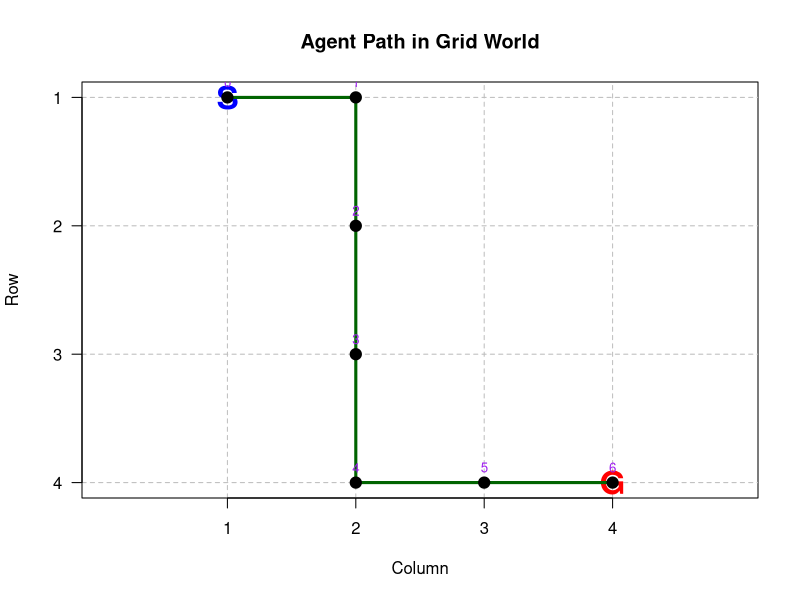

Reproduce this figure in R.
#-----------------------------
# Grid World Path Visualization
#-----------------------------

grid_size <- 4

# Agent path (Row, Column)
x <- c(1,1,2,3,4,4,4)   # Rows
y <- c(1,2,2,2,2,3,4)   # Columns

plot(1:grid_size,
     1:grid_size,
     type = "n",
     xlim = c(1, grid_size),
     ylim = c(grid_size, 1),
     xlab = "Column",
     ylab = "Row",
     main = "Agent Path in Grid World",
     xaxt = "n",
     yaxt = "n",
     asp = 1)

# Draw grid
abline(v = 1:grid_size, col = "gray", lty = 2)
abline(h = 1:grid_size, col = "gray", lty = 2)

# Axis labels
axis(1, at = 1:grid_size)
axis(2, at = 1:grid_size, las = 1)

# Mark Start and Goal
text(y[1], x[1], "S", col = "blue", cex = 2, font = 2)
text(grid_size, grid_size, "G", col = "red", cex = 2, font = 2)

# Draw path
lines(y, x, col = "darkgreen", lwd = 3)
points(y, x, pch = 19, col = "black", cex = 1.5)

# Number each step
text(y, x, labels = 0:(length(x)-1), pos = 3, cex = 0.8, col = "purple")
